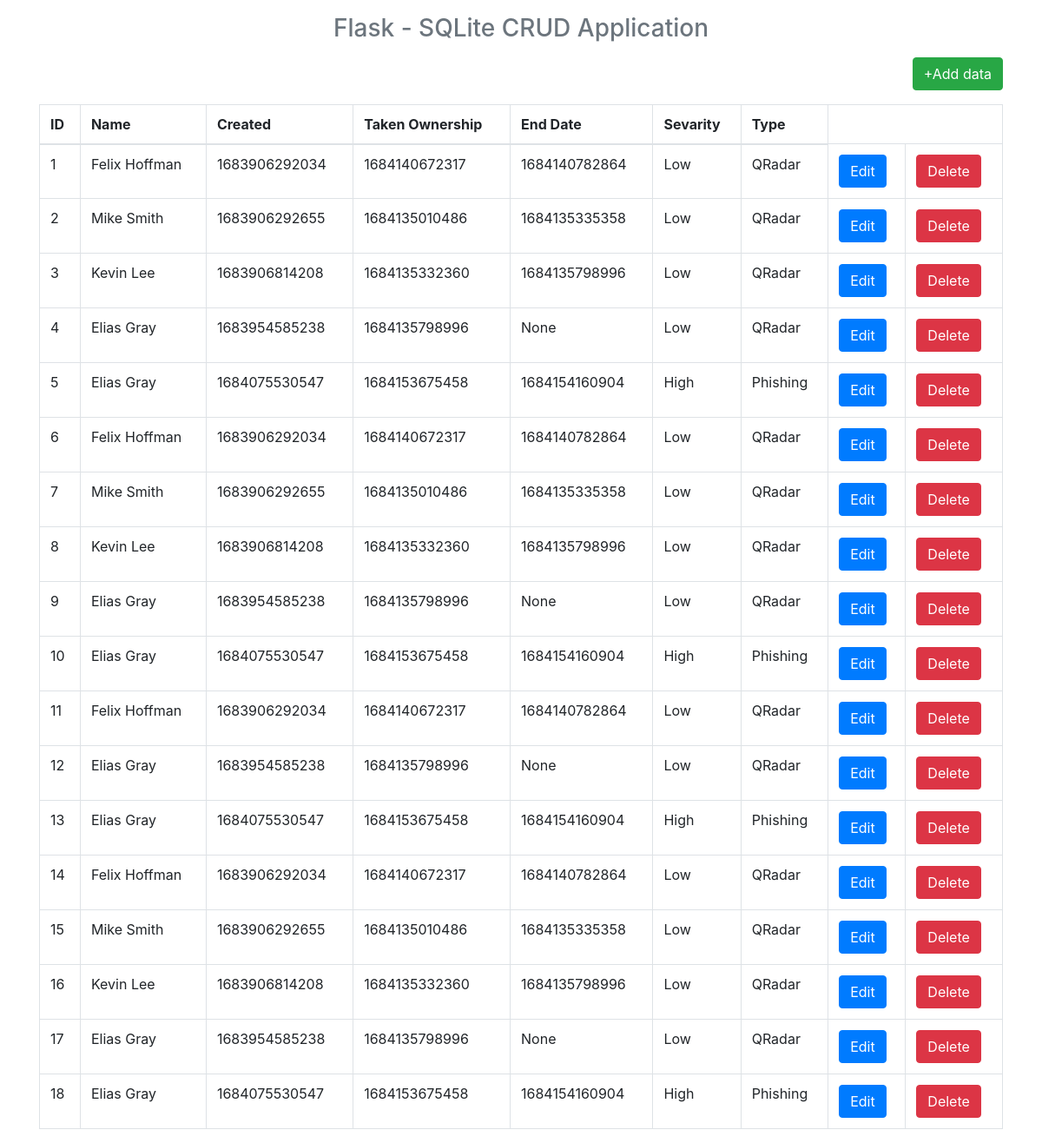
The app's page /crud with its own data.
### tables this page shows
CREATE TABLE "stats_data" (
    "id" INTEGER PRIMARY KEY AUTOINCREMENT,
    "name" TEXT NOT NULL,
    "create_date" TEXT NOT NULL,
    "take_ownership_timestamp" TEXT NOT NULL,
    "closed_incident_timestamp" TEXT,
    "sd_severity" TEXT NOT NULL,
    "type" TEXT NOT NULL
);

### app.py (the view)
@app.route("/crud")
def crud():
    con=sql.connect("leaderboard.db")
    con.row_factory=sql.Row
    cur=con.cursor()
    cur.execute("select * from stats_data")
    data=cur.fetchall()
    return render_template("crud.html",datas=data)

### templates/crud.html
{% extends 'layout.html' %}
{% block body %}
  <h3 class='text-center text-muted mb-3'>Flask - SQLite CRUD Application</h3>
  <p class='text-right'><a href='{{url_for("add_data")}}' class='btn btn-success '>+Add data</a></p>
  <table class='table table-bordered'>
    <thead>
      <th>ID</th>
      <th>Name</th>
      <th>Created</th>
      <th>Taken Ownership</th>
      <th>End Date</th>
      <th>Sevarity</th>
      <th>Type</th>
    </thead>
    <tbody>
      {% for row in datas %}
        <tr>
          <td>{{row.id}}</td>
          <td>{{row.name}}</td>
          <td>{{row.create_date}}</td>
          <td>{{row.take_ownership_timestamp}}</td>
          <td>{{row.closed_incident_timestamp}}</td>
          <td>{{row.sd_severity}}</td>
          <td>{{row.type}}</td>
          <td><a href='{{url_for("edit_data",id=row.id)}}' class='btn btn-primary'>Edit</a></td>
          <td><a href='{{url_for("delete_data",id=row.id)}}' class='btn btn-danger' onclick='return confirm("Are You Sure")'>Delete</a></td>
        </tr>
      {%endfor%}
    </tbody>
  </table>
{% endblock %}

### templates/layout.html (shortened to what this page needs)
<html>
  <head>
    <link rel="stylesheet" href="https://maxcdn.bootstrapcdn.com/bootstrap/4.0.0/css/bootstrap.min.css">
  </head>
  <body>
    <div class='container pt-3'>
      {% block body %}
      {% endblock %}
    </div>
  </body>
</html>

### records on screen
stats_data: id "1", name "Felix Hoffman", create_date "1683906292034", take_ownership_timestamp "1684140672317", closed_incident_timestamp "1684140782864", sd_severity "Low", type "QRadar"
stats_data: id "2", name "Mike Smith", create_date "1683906292655", take_ownership_timestamp "1684135010486", closed_incident_timestamp "1684135335358", sd_severity "Low", type "QRadar"
stats_data: id "3", name "Kevin Lee", create_date "1683906814208", take_ownership_timestamp "1684135332360", closed_incident_timestamp "1684135798996", sd_severity "Low", type "QRadar"
stats_data: id "4", name "Elias Gray", create_date "1683954585238", take_ownership_timestamp "1684135798996", closed_incident_timestamp "None", sd_severity "Low", type "QRadar"
stats_data: id "5", name "Elias Gray", create_date "1684075530547", take_ownership_timestamp "1684153675458", closed_incident_timestamp "1684154160904", sd_severity "High", type "Phishing"
stats_data: id "6", name "Felix Hoffman", create_date "1683906292034", take_ownership_timestamp "1684140672317", closed_incident_timestamp "1684140782864", sd_severity "Low", type "QRadar"
stats_data: id "7", name "Mike Smith", create_date "1683906292655", take_ownership_timestamp "1684135010486", closed_incident_timestamp "1684135335358", sd_severity "Low", type "QRadar"
stats_data: id "8", name "Kevin Lee", create_date "1683906814208", take_ownership_timestamp "1684135332360", closed_incident_timestamp "1684135798996", sd_severity "Low", type "QRadar"
stats_data: id "9", name "Elias Gray", create_date "1683954585238", take_ownership_timestamp "1684135798996", closed_incident_timestamp "None", sd_severity "Low", type "QRadar"
stats_data: id "10", name "Elias Gray", create_date "1684075530547", take_ownership_timestamp "1684153675458", closed_incident_timestamp "1684154160904", sd_severity "High", type "Phishing"
stats_data: id "11", name "Felix Hoffman", create_date "1683906292034", take_ownership_timestamp "1684140672317", closed_incident_timestamp "1684140782864", sd_severity "Low", type "QRadar"
stats_data: id "12", name "Elias Gray", create_date "1683954585238", take_ownership_timestamp "1684135798996", closed_incident_timestamp "None", sd_severity "Low", type "QRadar"
stats_data: id "13", name "Elias Gray", create_date "1684075530547", take_ownership_timestamp "1684153675458", closed_incident_timestamp "1684154160904", sd_severity "High", type "Phishing"
stats_data: id "14", name "Felix Hoffman", create_date "1683906292034", take_ownership_timestamp "1684140672317", closed_incident_timestamp "1684140782864", sd_severity "Low", type "QRadar"
stats_data: id "15", name "Mike Smith", create_date "1683906292655", take_ownership_timestamp "1684135010486", closed_incident_timestamp "1684135335358", sd_severity "Low", type "QRadar"
stats_data: id "16", name "Kevin Lee", create_date "1683906814208", take_ownership_timestamp "1684135332360", closed_incident_timestamp "1684135798996", sd_severity "Low", type "QRadar"
stats_data: id "17", name "Elias Gray", create_date "1683954585238", take_ownership_timestamp "1684135798996", closed_incident_timestamp "None", sd_severity "Low", type "QRadar"
stats_data: id "18", name "Elias Gray", create_date "1684075530547", take_ownership_timestamp "1684153675458", closed_incident_timestamp "1684154160904", sd_severity "High", type "Phishing"
